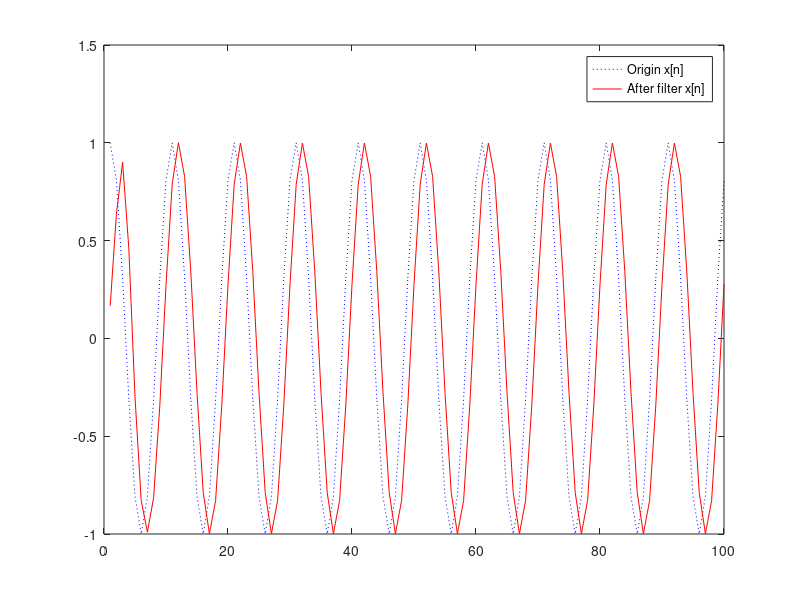

The MATLAB script that drew this image:
pkg load signal

rg = 1:100;
fs = 10;
Ts = 1/fs;
x = cos(2*pi*(rg-1)*Ts);

function proc(L_, fc_, rg_, x_, ss)
    L = L_; fc = fc_;
    [b, a] = butter(L, fc);

    [H, w] = freqz(b, a, 10000);
    plot(w*5/pi, 20*log10(abs(H)));
    xlabel('Normalized Frequency (*pi rad/sample)')
    ylabel('Magnitude (dB)')
    %print(['fig' ss '-1.eps'], '-color')

    plot(w*5/pi, angle(H) * 180 / pi);
    xlabel('Normalized Frequency (*pi rad/sample)')
    ylabel('Angle (degree)')
    %print(['fig' ss '-2.eps'], '-color')

    xp = filter(b, a, x_);
    plot(rg_, x_, ':b', xp, '-r');
    legend('Origin x[n]', 'After filter x[n]')
    %print(['fig' ss '-3.eps'], '-color')
end

proc(3, 0.1, rg, x, '1')
proc(7, 0.1, rg, x, '2')
proc(3, 0.5, rg, x, '3')

